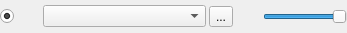
<?xml version="1.0" encoding="UTF-8"?>
<ui version="4.0">
 <class>Form</class>
 <widget class="QWidget" name="Form">
  <property name="geometry">
   <rect>
    <x>0</x>
    <y>0</y>
    <width>347</width>
    <height>33</height>
   </rect>
  </property>
  <property name="windowTitle">
   <string>Form</string>
  </property>
  <layout class="QHBoxLayout" name="horizontalLayout">
   <property name="spacing">
    <number>2</number>
   </property>
   <property name="leftMargin">
    <number>0</number>
   </property>
   <property name="topMargin">
    <number>0</number>
   </property>
   <property name="rightMargin">
    <number>0</number>
   </property>
   <property name="bottomMargin">
    <number>0</number>
   </property>
   <item>
    <widget class="QRadioButton" name="OnOff_LayerToolbar">
     <property name="sizePolicy">
      <sizepolicy hsizetype="Fixed" vsizetype="Fixed">
       <horstretch>0</horstretch>
       <verstretch>0</verstretch>
      </sizepolicy>
     </property>
     <property name="toolTip">
      <string>On/Off this layer</string>
     </property>
     <property name="checked">
      <bool>true</bool>
     </property>
     <property name="autoExclusive">
      <bool>false</bool>
     </property>
    </widget>
   </item>
   <item>
    <widget class="QWidget" name="layer_toolbar_widget" native="true">
     <layout class="QHBoxLayout" name="horizontalLayout_26">
      <property name="spacing">
       <number>3</number>
      </property>
      <property name="leftMargin">
       <number>0</number>
      </property>
      <property name="topMargin">
       <number>0</number>
      </property>
      <property name="rightMargin">
       <number>0</number>
      </property>
      <property name="bottomMargin">
       <number>0</number>
      </property>
      <item>
       <widget class="QToolButton" name="layerStyleEditor">
        <property name="toolTip">
         <string>Open the style editor for this layer</string>
        </property>
        <property name="text">
         <string/>
        </property>
        <property name="icon">
         <iconset>
          <normaloff>:/plugins/thrase/icons/layer_properties.svg</normaloff>:/plugins/thrase/icons/layer_properties.svg</iconset>
        </property>
        <property name="toolButtonStyle">
         <enum>Qt::ToolButtonIconOnly</enum>
        </property>
        <property name="autoRaise">
         <bool>true</bool>
        </property>
       </widget>
      </item>
      <item>
       <widget class="QgsMapLayerComboBox" name="QCBox_RenderFile">
        <property name="sizePolicy">
         <sizepolicy hsizetype="Ignored" vsizetype="Maximum">
          <horstretch>0</horstretch>
          <verstretch>0</verstretch>
         </sizepolicy>
        </property>
        <property name="allowEmptyLayer">
         <bool>true</bool>
        </property>
       </widget>
      </item>
      <item>
       <widget class="QToolButton" name="QCBox_browseRenderFile">
        <property name="sizePolicy">
         <sizepolicy hsizetype="Fixed" vsizetype="Fixed">
          <horstretch>0</horstretch>
          <verstretch>0</verstretch>
         </sizepolicy>
        </property>
        <property name="toolTip">
         <string>Load file</string>
        </property>
        <property name="text">
         <string>...</string>
        </property>
       </widget>
      </item>
      <item>
       <widget class="QToolButton" name="ZoomToLayer">
        <property name="toolTip">
         <string>Zoom to layer</string>
        </property>
        <property name="text">
         <string/>
        </property>
        <property name="icon">
         <iconset>
          <normaloff>:/plugins/thrase/icons/zoom_to_layer.svg</normaloff>:/plugins/thrase/icons/zoom_to_layer.svg</iconset>
        </property>
        <property name="toolButtonStyle">
         <enum>Qt::ToolButtonIconOnly</enum>
        </property>
        <property name="autoRaise">
         <bool>true</bool>
        </property>
       </widget>
      </item>
      <item>
       <widget class="QSlider" name="layerOpacity">
        <property name="sizePolicy">
         <sizepolicy hsizetype="Fixed" vsizetype="Fixed">
          <horstretch>0</horstretch>
          <verstretch>0</verstretch>
         </sizepolicy>
        </property>
        <property name="minimumSize">
         <size>
          <width>80</width>
          <height>0</height>
         </size>
        </property>
        <property name="toolTip">
         <string>Opacity</string>
        </property>
        <property name="maximum">
         <number>100</number>
        </property>
        <property name="singleStep">
         <number>5</number>
        </property>
        <property name="pageStep">
         <number>10</number>
        </property>
        <property name="sliderPosition">
         <number>100</number>
        </property>
        <property name="orientation">
         <enum>Qt::Horizontal</enum>
        </property>
       </widget>
      </item>
     </layout>
    </widget>
   </item>
  </layout>
 </widget>
 <customwidgets>
  <customwidget>
   <class>QgsMapLayerComboBox</class>
   <extends>QComboBox</extends>
   <header>qgsmaplayercombobox.h</header>
  </customwidget>
 </customwidgets>
 <resources/>
 <connections>
  <connection>
   <sender>OnOff_LayerToolbar</sender>
   <signal>clicked(bool)</signal>
   <receiver>layer_toolbar_widget</receiver>
   <slot>setEnabled(bool)</slot>
   <hints>
    <hint type="sourcelabel">
     <x>11</x>
     <y>16</y>
    </hint>
    <hint type="destinationlabel">
     <x>37</x>
     <y>29</y>
    </hint>
   </hints>
  </connection>
 </connections>
</ui>
